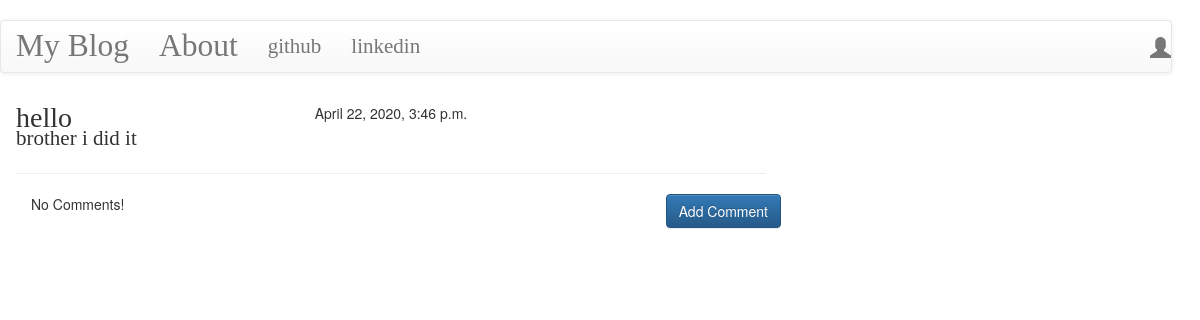
/post/11, run on the app's committed database.
### blog/models.py (models this page shows, shortened)
class Post(models.Model):
    author = models.ForeignKey('auth.User',on_delete=models.CASCADE)
    title = models.CharField(max_length=200)
    text = models.TextField()
    create_date = models.DateTimeField(default=timezone.now)
    published_date = models.DateTimeField(blank=True,null=True)

### blog/views.py (the view)
# urls.py: url(r'^post/(?P<pk>\d+)$',views.PostDetailView.as_view(),name='post_detail'),
class PostDetailView(DetailView):
    model = Post

### blog/templates/blog/post_detail.html (shortened to what this page needs)
﻿{% extends "blog/base.html" %}
{% block content %}
<h1 class="posttitle loader">{{ post.title }}</h1><br/>
{% if post.published_date %}
<div class="date postdate">
    {{ post.published_date }}
</div>
{% else %}
<a class="btn btn-default" href="{% url 'post_publish' pk=post.pk %}">publish</a>
{% endif %}
<p class="postcontent">{{ post.text|safe|linebreaksbr}}</p>
<hr>
<a class="btn btn-primary btn-comment" href="{% url 'add_comment_to_post' pk=post.pk  %}">Add Comment</a>
<div class="container">
    {% for comment in post.comments.all %}
    <br>
    {% if user.is_authenticated or comment.approved_comment %}
    {{ comment.created_date }}
    {% if not comment.approved_comment %}
    <a class="btn btn-default" href="{% url 'comment_remove' pk=comment.pk %}">
    <apan class="glyphicon glyphicon-remove"></apan>
</a>
    <a class="btn btn-primary" href="{% url 'comment_approve' pk=comment.pk %}">
    <apan class="glyphicon glyphicon-ok"></apan>
</a>
    {% endif %}
    <p>{{ comment.text|safe|linebreaks}}</p>
    <p>posted by:>{{comment.author}}</p>
    {% endif %}
    {% empty %}
    <p>No Comments!</p>
    {% endfor %}
</div>
{% endblock %}

### blog/static/css/blog.css (style rules this page uses)
.postdate { text-align:center; }
.posttitle { font-family: 'Playfair Display', serif; font-size: 2em; text-align:center; }
.postcontent { font-family:'Montserrat'; font-size:1.5em; }
.btn-comment { position:absolute; right:0px; }
.loader { position: fixed; filter: hue-rotate(0deg); color: linear-gradient(#ffae42,#C6FFDD,#00ff88,#0088FF); animation: hue 10000ms infinite linear; }

### data on the page
Post: title "hello", published_date "April 22, 2020, 3:46 p.m.", text "brother i did it"
